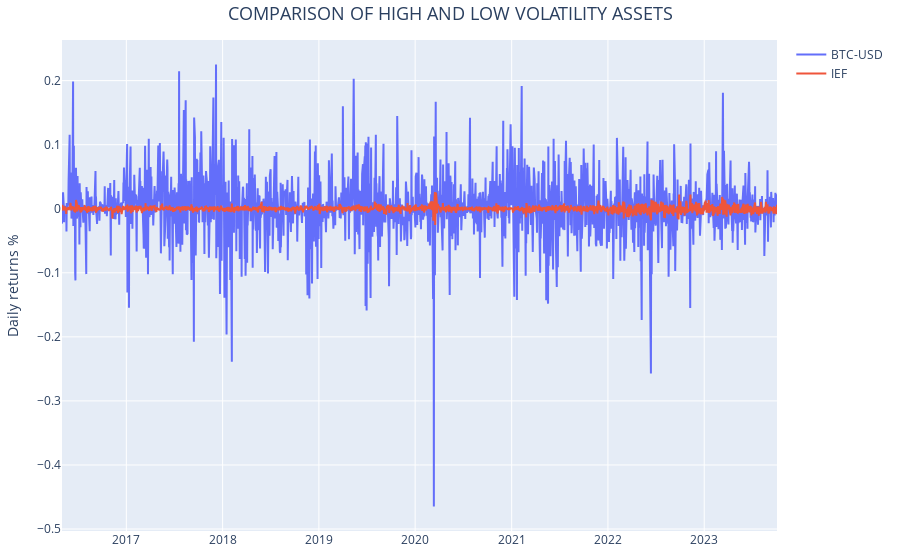

Notebook source saved alongside this figure:
### Markdown cell above
Let us now look at the daily returns of an asset with high volatility, e.g. `Bitcoin`, versus another with low volatility, e.g. `iShares 7-10 Year Treasury Bond ETF`.

### Code cell
# Crear un gráfico de líneas con Plotly
fig = go.Figure()

fig.add_trace(go.Scatter(x=ret_close_df.loc['2016-05-01':,  :].index, 
                         y=ret_close_df.loc['2016-05-01':,  :]['BTC-USD'], 
                         mode='lines',
                         name='BTC-USD'))

fig.add_trace(go.Scatter(x=ret_close_df.loc['2016-05-01':,  :].index, 
                         y=ret_close_df.loc['2016-05-01':,  :]['IEF'], 
                         mode='lines',
                         name='IEF')) #iShares 7-10 Year Treasury Bond ETF

# Añadir títulos
fig.update_layout(
    title="COMPARISON OF HIGH AND LOW VOLATILITY ASSETS",
    title_font=dict(size=18),  # Ajusta el tamaño del título
    title_x=0.5,  # Centra el título
    yaxis_title="Daily returns %",
    margin=dict(l=20, r=20, b=20, t=40),  # Ajusta los márgenes para hacer los bordes más pequeños
)

### Figure 1 — Plotly figure (JSON) as saved in the notebook; plotly's stock layout.template omitted (floating-point values rounded to 4 significant figures; data arrays with more than 128 entries replaced by an {"elided": "..."} marker saying what was removed)
{"data": [{"mode": "lines", "name": "BTC-USD", "type": "scatter", "x": {"elided": "1853 str values"}, "y": {"elided": "1853 float values"}}, {"mode": "lines", "name": "IEF", "type": "scatter", "x": {"elided": "1853 str values"}, "y": {"elided": "1853 float values"}}], "layout": {"margin": {"b": 20, "l": 20, "r": 20, "t": 40}, "title": {"font": {"size": 18}, "text": "COMPARISON OF HIGH AND LOW VOLATILITY ASSETS", "x": 0.5}, "yaxis": {"title": {"text": "Daily returns %"}}}}
